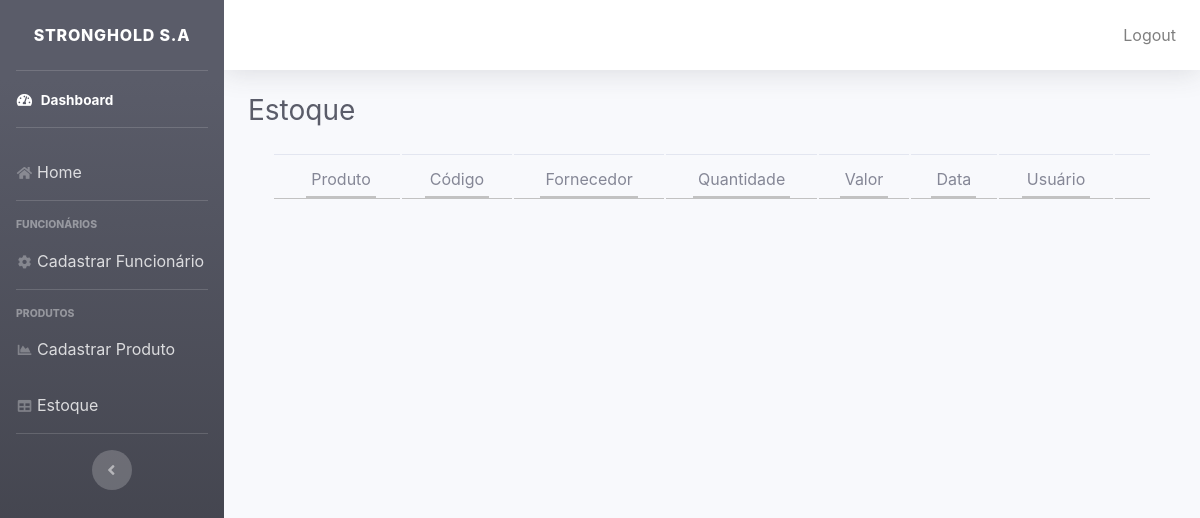
Before: /estoque (signed in) with the older database file.
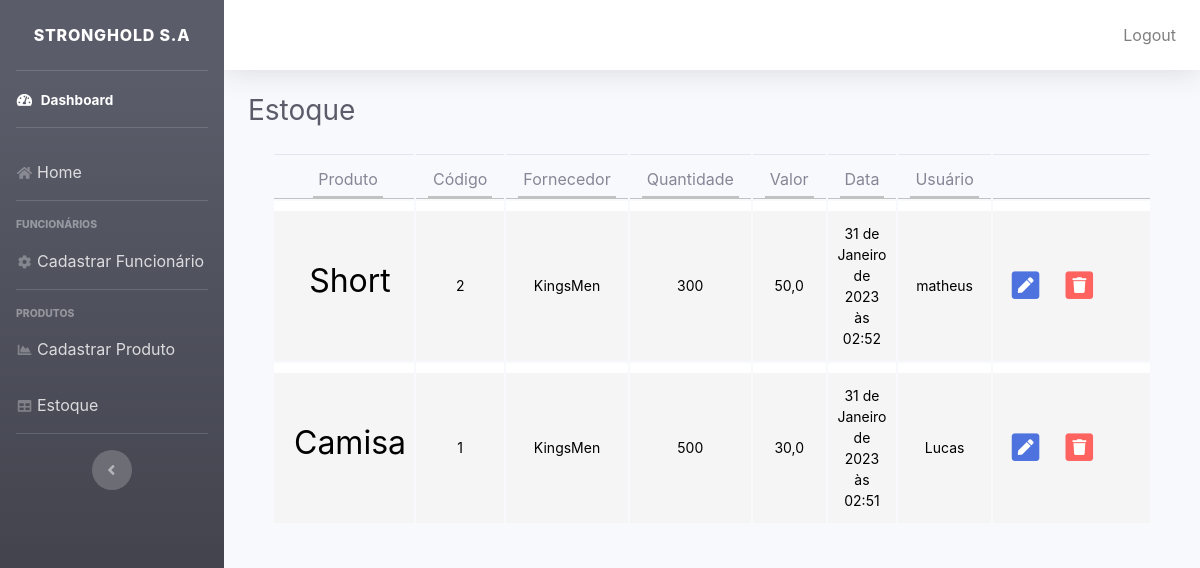
After: the same page with the newer database file.
### produtos/models.py (models this page shows, shortened)
class Produto(models.Model):
    usuario = models.ForeignKey(User, on_delete=models.CASCADE)
    nome_produto = models.CharField(max_length=200)
    codigo_produto = models.IntegerField()
    quantidade_produto = models.IntegerField()
    nome_fornecedor = models.CharField(max_length=100)
    valor_unitario = models.FloatField()
    date_produto = models.DateTimeField(default=datetime.now, blank=True)

### produtos/views.py (the view)
# urls.py: path('estoque', estoque, name='estoque'),
def estoque(request):
    if request.user.is_authenticated:
        produtos = Produto.objects.order_by('-date_produto')
        dados={
            'produtos' : produtos
        }
        if User.is_authenticated:
            return render(request, 'estoque.html', dados)
    else:
        return redirect('index')

### templates/estoque.html (shortened to what this page needs)
{% load static %}
<!DOCTYPE html>
<html lang="pt-br">
    <head>
        <link rel="stylesheet" href="{% static '/css/estoque.css' %}">
        <link rel="stylesheet" href="{% static '/css/font-awesome.css' %}">
        <link href="{% static 'css/font-dashboard.css' %}" rel="stylesheet" type="text/css">
        <link href="{% static 'css/dashboard.css' %}" rel="stylesheet">
    </head>
    <body>
        <div id="wrapper">
        <ul class="navbar-nav bg-gradient-dark sidebar sidebar-dark accordion" id="accordionSidebar">
            <a class="sidebar-brand d-flex align-items-center justify-content-center" href="{% url 'dashboard' %}">
                <div class="sidebar-brand-text mx-3">Stronghold S.A</div>
            </a>
            <hr class="sidebar-divider my-0">
            <li class="nav-item active">
                <a class="nav-link" href="{% url 'dashboard' %}">
                    <i class="fas fa-fw fa-tachometer-alt"></i>
                    <span>Dashboard</span></a>
            </li>
            <hr class="sidebar-divider">
            <li class="nav-item">
                <a class="nav-link" href="{% url 'index' %}"><i class="fas fa-fw fa-home"></i>Home</a>
            </li>
            <hr class="sidebar-divider">
            <div class="sidebar-heading">
                Funcionários
            </div>
            <li class="nav-item">
                <a class="nav-link" href="{% url 'cadastro_funcionario' %}"><i class="fas fa-fw fa-cog"></i>Cadastrar Funcionário</a>
            </li>
            <hr class="sidebar-divider">
            <div class="sidebar-heading">
                Produtos
            </div>
            <li class="nav-item">
                <a class="nav-link" href="{% url 'cadastra_produto' %}">
                    <i class="fas fa-fw fa-chart-area"></i>Cadastrar Produto</a>
            </li>
            <li class="nav-item">
                <a class="nav-link" href="{% url 'estoque' %}">
                    <i class="fas fa-fw fa-table"></i>Estoque</a>
            </li>
            <hr class="sidebar-divider d-none d-md-block">
            <div class="text-center d-none d-md-inline">
                <button class="rounded-circle border-0" id="sidebarToggle"></button>
            </div>
        </ul>
        <div id="content-wrapper" class="d-flex flex-column">
            <div id="content">
                <nav class="navbar navbar-expand navbar-light bg-white topbar mb-4 static-top shadow">
                    <ul class="navbar-nav ml-auto">
                        <a class="nav-link" href="{% url 'logout' %}">Logout</a>
                    </ul>
                </nav>
                <div class="container-fluid">
                    <div class="d-sm-flex align-items-center justify-content-between mb-4">
                        <h1 class="h3 mb-0 text-gray-800">Estoque</h1>
                    </div>
<div class="container">
    <div class="row">
        <div class="col-lg-12">
            <div class="main-box clearfix">
                <div class="table-responsive">
                    <table class="table user-list">
                        <thead>
                            <tr>
                                <th class="text-center"><span>Produto</span></th>
                                <th class="text-center"><span>Código</span></th>
                                <th class="text-center"><span>Fornecedor</span></th>
                                <th class="text-center"><span>Quantidade</span></th>
                                <th class="text-center"><span>Valor</span></th>
                                <th class="text-center"><span>Data</span></th>
                                <th class="text-center"><span>Usuário</span></th>
                                <th>&nbsp;</th>
                            </tr>
                        </thead>
                        {% if produtos %}
                        {% for produto in produtos %}
                        <tbody>
                            <tr>
                                <td class="centralizar">
                                    <h2>{{produto.nome_produto}}</h2>
                                </td>
                                <td class="centralizar">
                                    {{produto.codigo_produto}}
                                </td>
                                <td class="centralizar">
                                    {{produto.nome_fornecedor}}
                                </td>
                                <td class="centralizar">
                                    {{produto.quantidade_produto}}
                                </td>
                                <td class="centralizar">
                                    {{produto.valor_unitario}}
                                </td>
                                <td class="centralizar">
                                    {{produto.date_produto}}
                                </td>
                                <td class="centralizar">
                                    {{produto.usuario}}
                                </td>
                                <td style="width: 20%;">
                                    <a href="{% url 'edita_produto' produto.id %}" class="table-link">
                                        <span class="fa-stack">
                                            <i class="fa fa-square fa-stack-2x"></i>
                                            <i class="fa fa-pen fa-stack-1x fa-inverse"></i>
                                        </span>
                                    </a>
                                    <a href="{% url 'deleta_produto' produto.id %}" class="table-link danger">
                                        <span class="fa-stack">
                                            <i class="fa fa-square fa-stack-2x"></i>
                                            <i class="fa fa-trash fa-stack-1x fa-inverse"></i>
                                        </span>
                                    </a>
                                </td>
                            </tr>
                        </tbody>
                        {% endfor %}
                        {% endif %}
                    </table>
                </div>
            </div>
        </div>
    </div>
</div>
    </body>
</html>

### setup/static/css/estoque.css (style rules this page uses)
.centralizar { text-align: center; color: black; }
.table { border-collapse: separate; }
.table thead > tr > th { border-bottom: 1px solid #C2C2C2; padding-bottom: 0; }
.table tbody > tr > td { font-size: 0.875em; background: #f5f5f5; border-top: 10px solid #fff; vertical-align: middle; padding: 12px 8px; }
.table tbody > tr > td:first-child, .table thead > tr > th:first-child { padding-left: 20px; }
.table thead > tr > th span { border-bottom: 2px solid #C2C2C2; display: inline-block; padding: 0 5px; padding-bottom: 5px; font-weight: normal; }
.table a.table-link { margin: 0 5px; font-size: 1.125em; }
.table a.table-link.danger { color: #fe635f; }

Changed rows visible on the page:
added Produto: nome_produto "Short", codigo_produto "2", nome_fornecedor "KingsMen", quantidade_produto "300", valor_unitario "50,0", date_produto "31 de Janeiro de 2023 às 02:52", usuario "matheus"
added Produto: nome_produto "Camisa", codigo_produto "1", nome_fornecedor "KingsMen", quantidade_produto "500", valor_unitario "30,0", date_produto "31 de Janeiro de 2023 às 02:51", usuario "Lucas"
